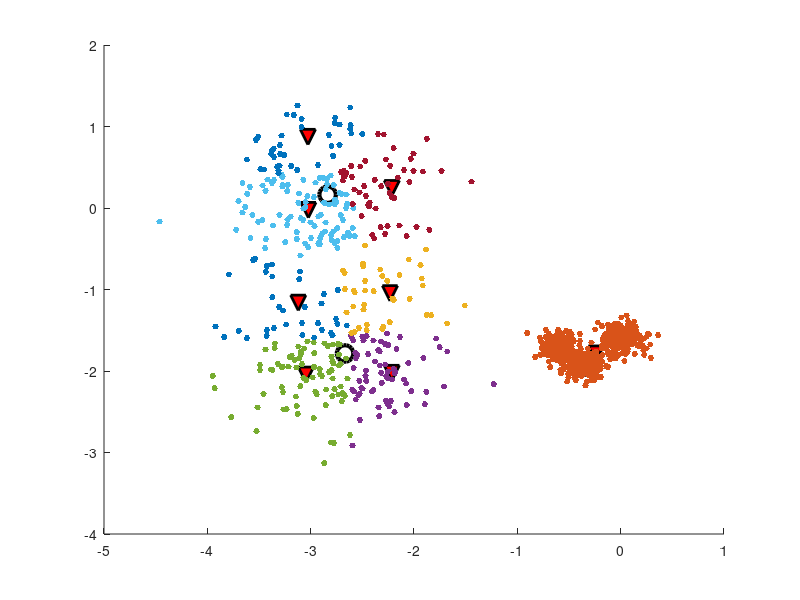

This figure's MATLAB source:
function show_res()
p = load('t.txt');
f = load('f.txt');
centers = load('centers.txt');
ind = load('ind.txt');
real_c = load('real_c.txt');
ind = ind + 1;

%sequental colored cluster plot
cm = colormap('lines');
hold on
for i=1:size(centers, 1)
    ind_c = find(ind == i);
    plot3(p(ind_c, 1), p(ind_c, 2), f(ind_c), '.', 'MarkerSize', 14, 'MarkerEdgeColor', cm(i, :));
    plot3(centers(i, 1), centers(i, 2), zeros(1, 1), 'vk', 'LineWidth', 2, 'MarkerSize', 11, 'MarkerFaceColor', 'r');
end
plot3(real_c(:, 1), real_c(:, 2), zeros(size(real_c, 1), 1), 'ok', 'LineWidth', 3, 'MarkerSize', 12);
hold off

disp('Real centers:'); disp(real_c);
disp('Found centers:'); disp(centers);
[rm, unused] = size(real_c);
err = [];
for i=1:rm
    cur_c = real_c(i, :);
    [cm, unused] = size(centers);
    dist = repmat(cur_c, cm, 1) - centers;
    dist = sum((dist.*dist)');
    [unused, min_ind] = min(dist);
    err = [err; sqrt(dist(min_ind))];
%    sum_dist = sum_dist + sqrt(dist(min_ind));
%    sum_dist2 = sum_dist2 + dist(min_ind);
    centers(min_ind, :) = [];
    if(isempty(centers)) 
        break; 
    end;
end;

disp('Not found centers:'); disp(real_c(i+1:end, :));
disp('Redudant centers:'); disp(centers);
disp('Errors in distances:'); disp(err);
disp('Mean error:'); disp(mean(err));
disp('Std variance of error:'); disp(std(err));

%surface plot
%plot3(centers(:, 1), centers(:, 2), zeros(size(centers, 1), 1), '+r');
%hold on
%tri = delaunay(p(:, 1), p(:, 2));
%trisurf(tri, p(:, 1), p(:, 2), f);
%shading interp;
